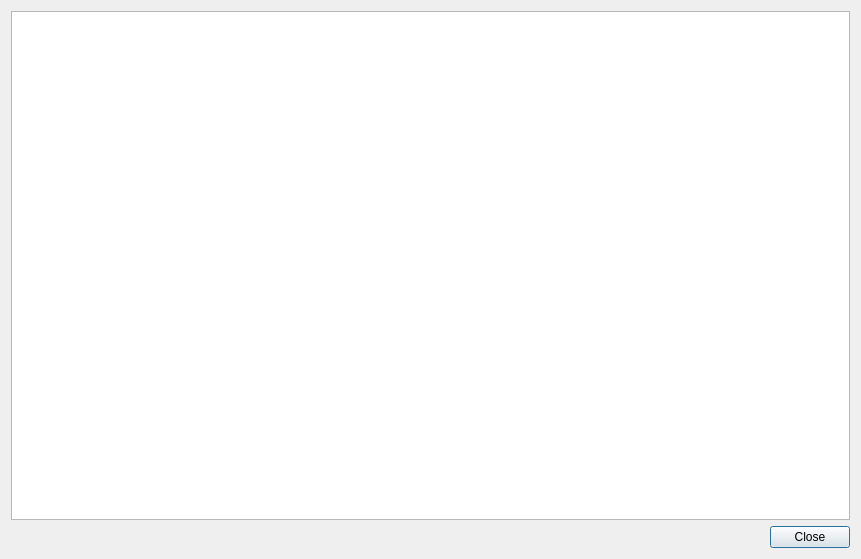
<?xml version="1.0" encoding="UTF-8"?>
<ui version="4.0">
 <class>HelpDialog</class>
 <widget class="QDialog" name="HelpDialog">
  <property name="geometry">
   <rect>
    <x>0</x>
    <y>0</y>
    <width>861</width>
    <height>559</height>
   </rect>
  </property>
  <property name="windowTitle">
   <string>Help</string>
  </property>
  <layout class="QGridLayout" name="gridLayout">
   <item row="1" column="0">
    <layout class="QHBoxLayout" name="horizontalLayout">
     <item>
      <spacer name="horizontalSpacer">
       <property name="orientation">
        <enum>Qt::Horizontal</enum>
       </property>
       <property name="sizeHint" stdset="0">
        <size>
         <width>40</width>
         <height>20</height>
        </size>
       </property>
      </spacer>
     </item>
     <item>
      <widget class="QPushButton" name="closeButton">
       <property name="text">
        <string>Close</string>
       </property>
      </widget>
     </item>
    </layout>
   </item>
   <item row="0" column="0">
    <widget class="QTextEdit" name="m_helpEdit">
     <property name="sizePolicy">
      <sizepolicy hsizetype="Expanding" vsizetype="Expanding">
       <horstretch>0</horstretch>
       <verstretch>1</verstretch>
      </sizepolicy>
     </property>
     <property name="font">
      <font>
       <family>Monospace</family>
      </font>
     </property>
    </widget>
   </item>
  </layout>
 </widget>
 <resources/>
 <connections>
  <connection>
   <sender>closeButton</sender>
   <signal>clicked()</signal>
   <receiver>HelpDialog</receiver>
   <slot>accept()</slot>
   <hints>
    <hint type="sourcelabel">
     <x>810</x>
     <y>537</y>
    </hint>
    <hint type="destinationlabel">
     <x>430</x>
     <y>279</y>
    </hint>
   </hints>
  </connection>
 </connections>
</ui>
